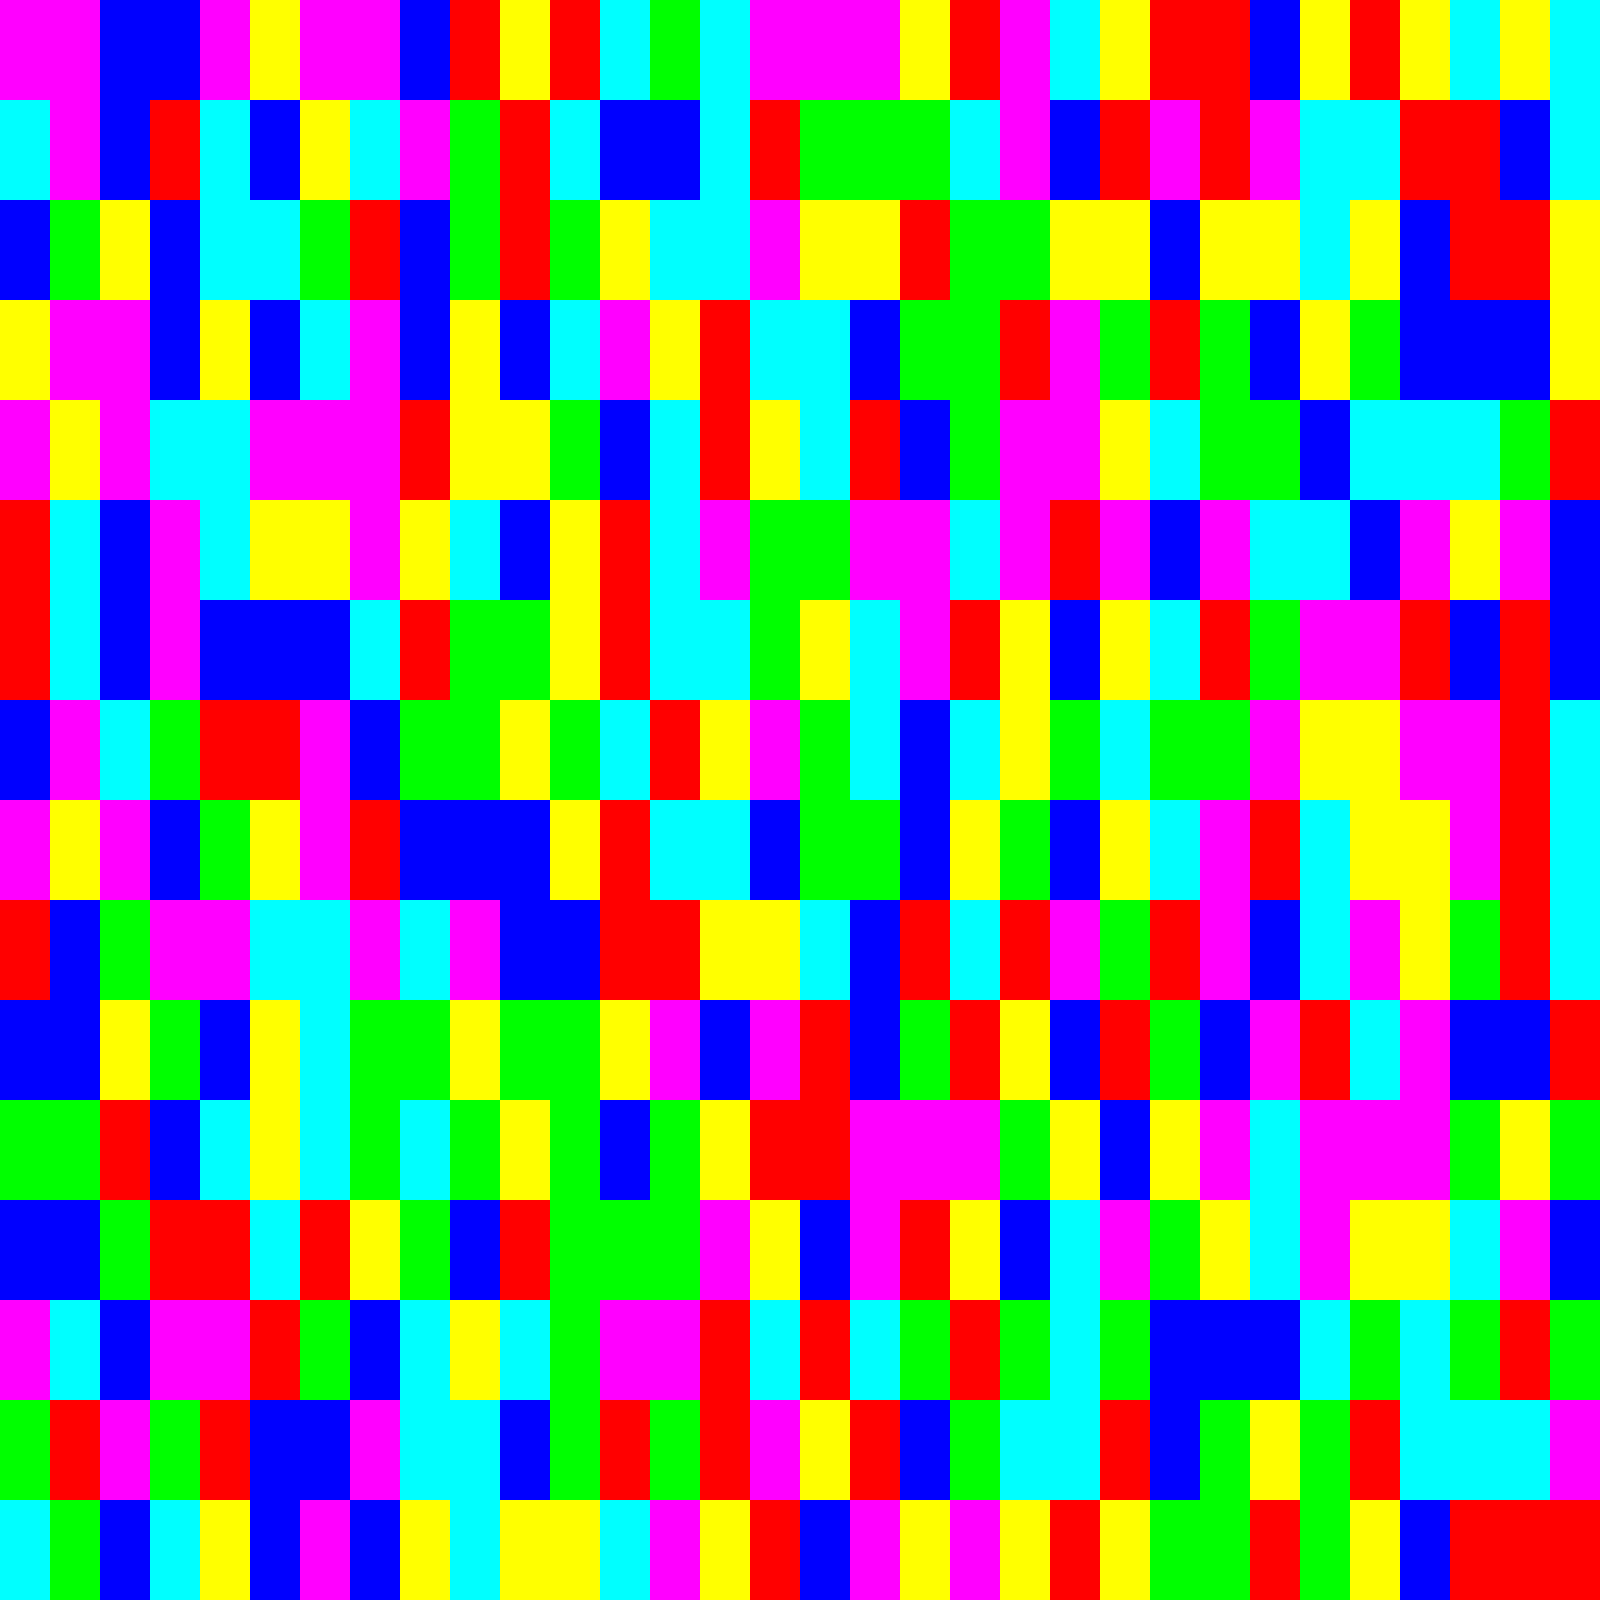

Generate this figure with Python:
from PIL import Image
import math
import random

for i in range (10):
    img = Image.new("RGB",(1600,1600),(0,0,0))
    img.show()
    COLORSdict = {
        'RED': (255,0,0),
        'BLUE': (0,0,255),
        'YELLOW': (255,255,0),
        'GREEN': (0,255,0),
        'ORANGE': (0,255,255),
        'PURPLE': (255,0,255)
        }

    COLORS = [
        (255,0,0),
        (0,0,255),
        (255,255,0),
        (0,255,0),
        (0,255,255),
        (255,0,255)
    ]

    try:
        width = 50
        height = 50
        xcount = 0
        ycount = 0
        while ycount < 1600:


            xcount = 0
            while xcount < 1600:
                color = COLORS[random.randint(0,5)]
                x = color[0]
                y = color[1]
                z = color[2]
                for w in range(width):
                    for h in range(height):
                        img.putpixel((xcount + w,ycount + h),(25*x,25*y,25*z))
                        """print "xcount = " + str(xcount)
                        print "ycount = " + str(ycount)
                        print "w = " + str(w)
                        print "h = " + str(h)"""
                xcount += width
            ycount += height
            """
            for x in range(25):
                print "x = " + str(x)
                for y in range(25):
                    for z in range(25):
                        for h in range(400):
                            print "putting pixel at (" + str(l) + "," + str(h) + ")"
                            img.putpixel((l,h),(10*x,10*y,10*z))

                        l = l + 1
            print count
            print math.sqrt(count)
        """
    except Exception as e:
        print e


    img.save("polkadots/polkadots_" + str(i) + ".png","PNG")





"""
img = Image.new("RGB",(800,800),(128,128,128))

for x in range(800):
    for y in range(800):
        img.putpixel((x,y),(x,x-255,x-510))

img.save("grad1.png","PNG")

img.show()

for x in range(800):
    for y in range(800):
        img.putpixel((x,y),(x,x-510,x-255))

img.save("grad2.png","PNG")

img.show()

for x in range(800):
    for y in range(800):
        img.putpixel((x,y),(x-255,x-510,x))

img.save("grad3.png","PNG")

img.show()

for x in range(800):
    for y in range(800):
        img.putpixel((x,y),(x-255,x,x-510))

img.save("grad4.png","PNG")

img.show()


for x in range(800):
    for y in range(800):
        img.putpixel((x,y),(x-510,x,x-255))

img.save("grad5.png","PNG")

img.show()


for x in range(800):
    for y in range(800):
        img.putpixel((x,y),(x-510,x-255,x))

img.save("grad6.png","PNG")

img.show()
"""
